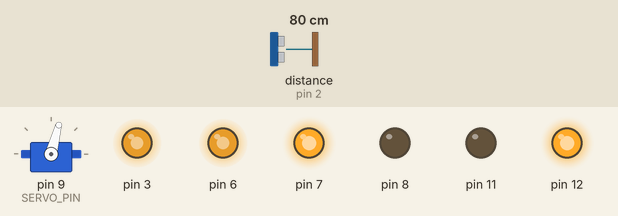
Simulated run of this sketch. Board: Arduino Uno, built with avr-gcc and run on an emulated ATmega328P. On the bench: servo, output pins drawn as LEDs (lit = HIGH). Inputs (shaded band) come from the test bench; at power-on: distance to the obstacle (sensor on pin 2) 80 cm. The echo pulse lasts 58.3 µs per cm.

Above: at 1.2 s.
1.3 s: distance to the obstacle (sensor on pin 2) set to 34 cm
4.3 s: distance to the obstacle (sensor on pin 2) set to 27 cm
At 5.2 s:
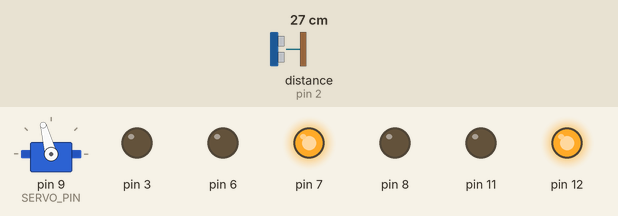
7.3 s: distance to the obstacle (sensor on pin 2) set to 250 cm
At 9.4 s:
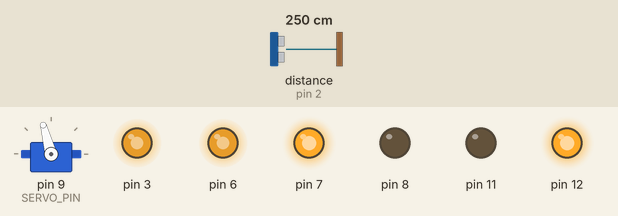
10.3 s: distance to the obstacle (sensor on pin 2) set to 2 cm
At 11.4 s:
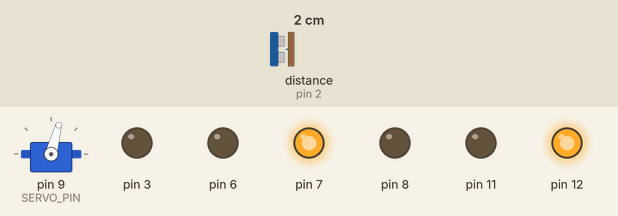
13.3 s: distance to the obstacle (sensor on pin 2) set to 4 cm
16.3 s: distance to the obstacle (sensor on pin 2) set to 35 cm
At 16.7 s:
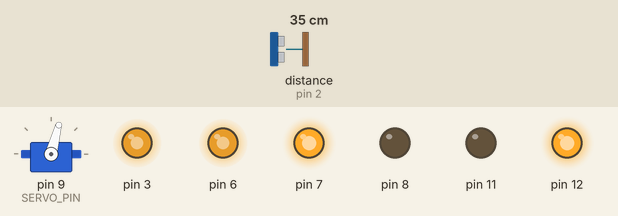
Timing chart, 0 to 20.3 s (numbered marks = the images above; inputs shaded):
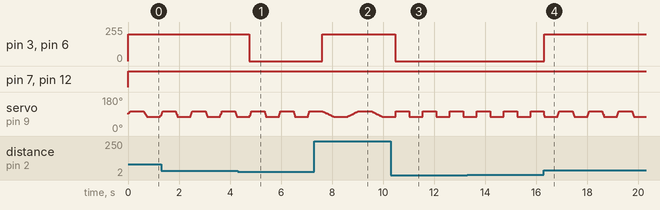

The sketch:

Distance_Detection_Example.ino
```cpp
// This will demonstrate the HC_SR04 & Servo
// The car will check the distance of objects in front of it.
// If an object is within DESIRED_DISTANCE, then the car will stop.

#include <Servo.h>
#include <HC_SR04.h>
#include <motor_control.h>

#define SERVO_PIN 9
#define TRIG_PIN 10
#define ECHO_PIN 2
#define ECHO_INT 0
#define CENTER 90
#define DESIRED_DISTANCE 30

Servo actuator;
HC_SR04 dist_sensor(TRIG_PIN, ECHO_PIN, ECHO_INT);

// Current distance to closest object
int distance;

//Current angle for servo and which way to move
int angle = 90;
boolean countUp = true;

void setup() {
  Serial.begin(9600);

  //Attach servo to servo pin, and rotate to point sensor forward
  actuator.attach(SERVO_PIN);
  actuator.write(90);

  //Initialize distance sensor and start pinging for distances
  dist_sensor.begin();
  dist_sensor.start();

  //Set up motor
  motor_setup();
}

void loop() {
  //Moves servo, then changes servo angle for next time
  actuator.write(angle);
  if (countUp && angle < 105) {
    angle++;
  }
  else if (countUp) {
    countUp = false;
    angle --;
    delay(500);
  }
  else if (!countUp && angle > 75) {
    angle--;
  }
  else {
    countUp = true;
    angle ++;
    delay(500);
  }

  // Gets distance
  if(dist_sensor.isFinished()) {
    distance = dist_sensor.getRange();
    dist_sensor.start();
  }

//  Serial.println(distance);

  // Stops motor if within DESIRED_DISTANCE, otherwise drives
  if(distance <= DESIRED_DISTANCE){
    raw_motor_control(0,0);
  } else {
    forward(200);
  }

  //Doing poorly: won't stop if it hits at a slight angle
}
```

Measured:
- the behaviour switches between 31 and 30 cm on distance to the obstacle (sensor on pin 2) (found by bisection; images 0 and 1)
- after the input at 4.3 s, pin 3, pin 6: 200/255 → 0/255 after 0.46 s
- after the input at 7.3 s, pin 3, pin 6: 0/255 → 200/255 after 0.32 s
- after the input at 10.3 s, pin 3, pin 6: 200/255 → 0/255 after 0.18 s
- after the input at 16.3 s, pin 3, pin 6: 0/255 → 200/255 at once
- by itself, servo on pin 9 (SERVO_PIN): repeats every 1.2 s: 76° 0.02 s, 84° 0.02 s, 92° 0.02 s, 100° 0.01 s, 105° 0.51 s, 104° 0.02 s, 96° 0.02 s, 88° 0.02 s, 80° 0.01 s, 75° 0.51 s
